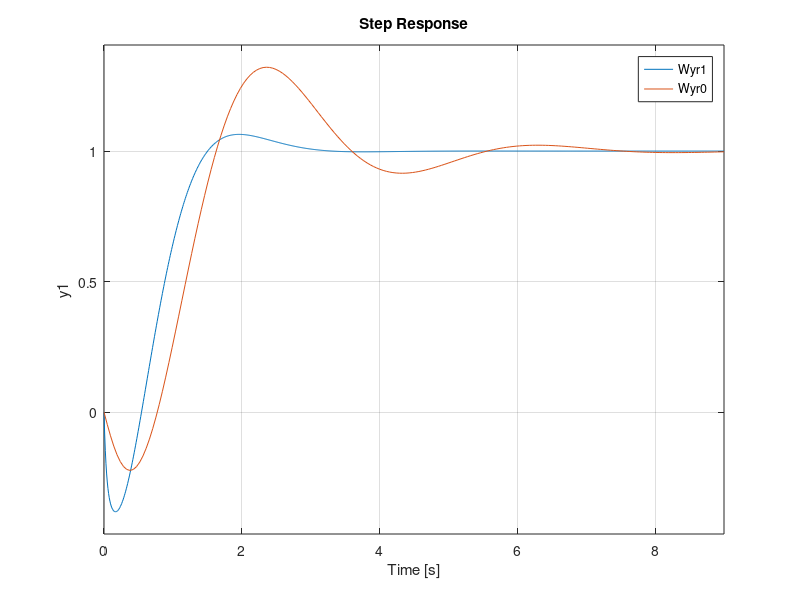
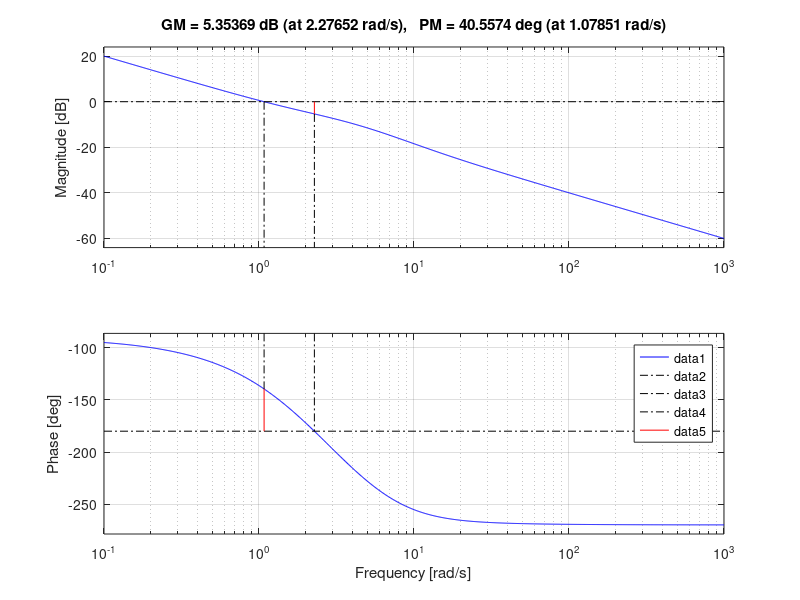

These charts were generated, in order, by the following MATLAB code:
clc
clear all
close all

%Errore a regime < 10% con S% e T% più piccoli possibile
%Per ingressi a rampa

s = tf('s');
P = (s-2)/((s+3)*(s+10));
pole(P)

%% abbiamo un controllore con un solo polo nell origine quindi il controllore di topo 1 
% ma dobbiao inseguire riferimenti rampa allora usando il teorema del valor
% finale determiniamo i valori utili per cui ci assicuriamo l errore minore

%s^2 + 13 s + 30
% 30(s/3+1)*(s/10+1)  giusto 
% kp >-10





%% rete anticipatrice 
alpha = 0.1;
omega_t  = 10;
tau_ra = 1/(1+omega_t*sqrt(alpha));
Ra= (1+tau_ra*s)/(1+tau_ra*alpha*s);
%% Controllore statico 


% C0  = ((s+3)*(s+10)*(s/0.5+1))/((s^2)*(s/100+1));
% prova con controllore
omega_n = 0.1;
zita = 0.5;
kg = -10;
%C0  = kg*(s^2+2*zita*omega_n*s+omega_n^2)*((s+3))/((s^2)*(s/0.6+1)^2)
k=-0.5;
C0  = k*((s+3)*(s+10)*(s/10+1))/((s)*(s/5+1)*(s/4+1));

L0 = minreal(C0*P);
Wyr0 =  minreal(C0*P/(1+L0));
pole(Wyr0) % poli sistemati 

figure(2)
margin(L0)
legend
grid on

figure(1)
rlocus(L0)
grid on 

L1 = minreal(C0*P*Ra);
Wyr1 =  minreal(C0*P*Ra/(1+L1));

step(Wyr1,Wyr0)
legend


